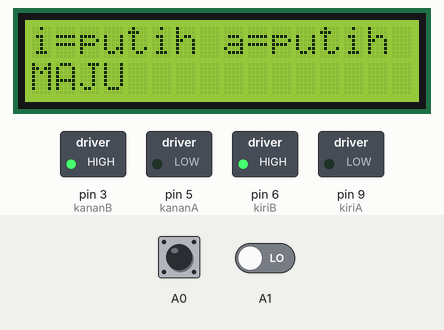
Recording of a sketch running on a simulated Arduino Uno, built with avr-gcc and run on an emulated ATmega328P. On the bench: 16×2 character LCD, switched loads named in the sketch (green lamp = pin HIGH). Dashed ring = blinking. The inputs (shaded band) are chosen by the test bench; at power-on: A0 LOW, A1 LOW. What the sketch prints to the serial monitor is not drawn.

Above: at 1.2 s.
1.3 s: A0 driven HIGH
At 2.4 s:
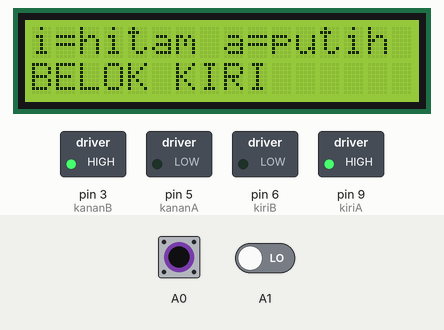
2.8 s: A1 driven HIGH
At 4.0 s:
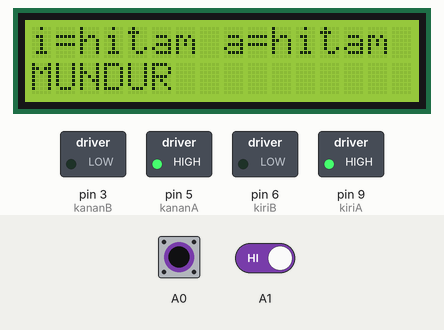
5.8 s: A0 driven LOW
At 6.1 s:
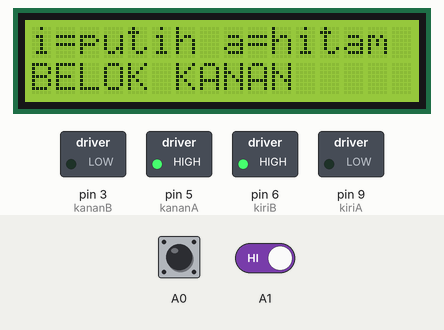
7.3 s: A1 driven LOW
At 8.0 s:
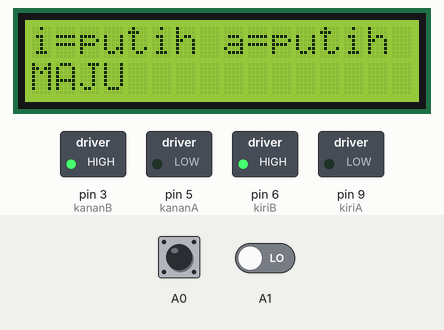
10.3 s: A0 driven HIGH and A1 driven HIGH
At 11.5 s:
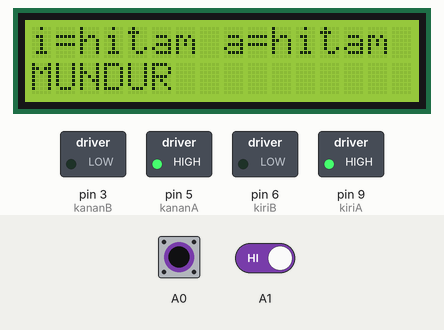
13.3 s: A0 pulsed LOW 5 times (0.12 s each, 0.3 s apart)
At 14.13 s:
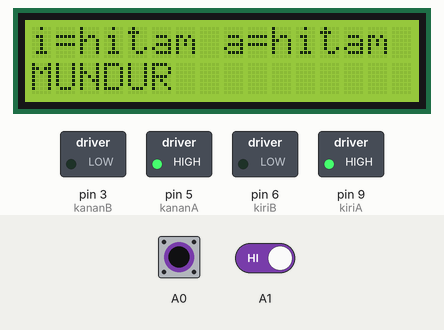
Timing chart, 0 to 16.3 s (numbered marks = the images above; inputs shaded):
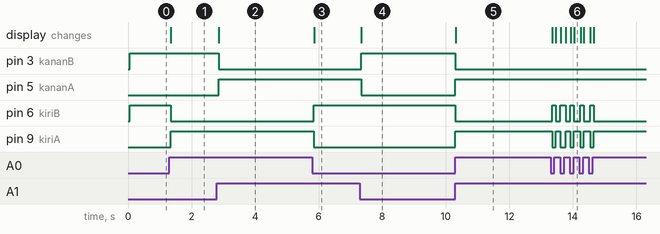

Measured:
- after the input at 1.3 s, pin 6 (kiriB): HIGH → LOW at once; pin 9 (kiriA): LOW → HIGH at once; the display: changes after 0.05 s (image 1)
- after the input at 2.8 s, pin 3 (kananB): HIGH → LOW after 0.05 s; pin 5 (kananA): LOW → HIGH after 0.05 s; the display: changes after 0.06 s (image 2)
- after the input at 5.8 s, pin 6 (kiriB): LOW → HIGH after 0.05 s; pin 9 (kiriA): HIGH → LOW after 0.05 s; the display: changes after 0.05 s (image 3)
- after the input at 7.3 s, pin 3 (kananB): LOW → HIGH at once; pin 5 (kananA): HIGH → LOW at once; the display: changes at once (image 4)
- after the input at 10.3 s, pin 3 (kananB), pin 6 (kiriB): HIGH → LOW at once; pin 5 (kananA), pin 9 (kiriA): LOW → HIGH at once; the display: changes at once (image 5)
- after the input at 13.3 s, pin 6 (kiriB): alternates HIGH for 0.11 s and LOW for 0.17 s, 10 changes in all, then stays LOW, starting after 0.05 s; pin 9 (kiriA): alternates HIGH for 0.17 s and LOW for 0.11 s, 10 changes in all, then stays HIGH, starting after 0.05 s; the display: first changes after 0.05 s (image 6 shows a later state)

The sketch:

5._robot_line_follower_LDR.ino
```cpp
// Robot Mobile
// Sensor mendeteksi garis hitam dan putih
// Kondisinya sensor kanan dan kiri berada di atas permukaan putih

#include <LiquidCrystal.h>
LiquidCrystal lcd(13,12,11,10,8,7);

int kiriA = 9;  // pin enable
int kiriB = 6;
int kananA = 5;
int kananB = 3;


void setup()
{
  lcd.begin(16,2);
  Serial.begin(9600);
  pinMode(kiriA,OUTPUT);
  pinMode(kiriB,OUTPUT);
  pinMode(kananA,OUTPUT);
  pinMode(kananB,OUTPUT);
  pinMode(A0,INPUT);
  pinMode(A1,INPUT);

}

void loop()
{
  int kiri = digitalRead(A0);
  int kanan = digitalRead(A1);

 //HIGH=hitam, LOW=putih

  if ((kiri==HIGH)&&(kanan==LOW))
  {
    digitalWrite(kiriA,HIGH);
    digitalWrite(kiriB,LOW);
    digitalWrite(kananA,LOW);
    digitalWrite(kananB,HIGH);

    //LCD Program
    lcd.clear();
    lcd.setCursor(0,0);
    lcd.print("i=hitam a=putih");
    lcd.setCursor(0,1);
    lcd.print("BELOK KIRI");

    //Serial Program
    Serial.println("Sensor Kiri Hitam & Sensor Kanan Putih");
    Serial.println("BELOK KIRI");
  }
  else if ((kiri==LOW)&&(kanan==HIGH))
  {
    digitalWrite(kiriA,LOW);
    digitalWrite(kiriB,HIGH);
    digitalWrite(kananA,HIGH);
    digitalWrite(kananB,LOW);

    //LCD Program
    lcd.clear();
    lcd.setCursor(0,0);
    lcd.print("i=putih a=hitam");
    lcd.setCursor(0,1);
    lcd.print("BELOK KANAN");

    //Serial Program
    Serial.println("Sensor Kiri Putih & Sensor Kanan Hitam");
    Serial.println("BELOK KANAN");
  }
  else if ((kiri==HIGH)&&(kanan==HIGH))
  {
    digitalWrite(kiriA,HIGH);
    digitalWrite(kiriB,LOW);
    digitalWrite(kananA,HIGH);
    digitalWrite(kananB,LOW);
    //LCD Program
    lcd.clear();
    lcd.setCursor(0,0);
    lcd.print("i=hitam a=hitam");
    lcd.setCursor(0,1);
    lcd.print("MUNDUR");

    //Serial Program
    Serial.println("Sensor Kiri Hitam & Sensor Kanan Hitam");
    Serial.println("MUNDUR");
  }

  else
  {
    digitalWrite(kiriA,LOW);
    digitalWrite(kiriB,HIGH);
    digitalWrite(kananA,LOW);
    digitalWrite(kananB,HIGH);
    //LCD Program

    lcd.clear();
    lcd.setCursor(0,0);
    lcd.print("i=putih a=putih");
    lcd.setCursor(0,1);
    lcd.print("MAJU");

    //Serial Program
    Serial.println("Sensor Kiri Putih & Sensor Kanan Putih");
    Serial.println("MAJU");
  }

}
```
